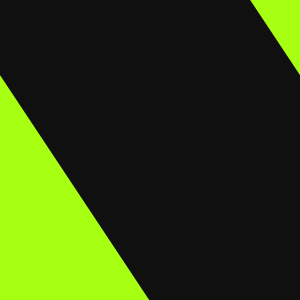
Frame 1 (no input)
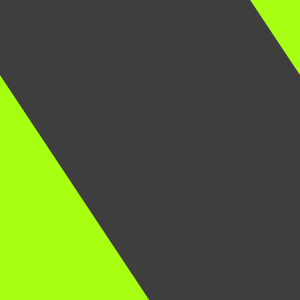
Frame 60 (the mouse pressed at the canvas centre just before this capture)
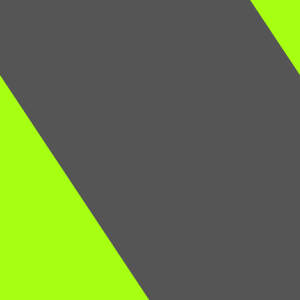
Frame 120 (the mouse held since frame 60 and released just before this capture)

The Processing sketch that drew these frames (run headless with seeded random() and noise(); from frame 60 on, the mouse is pressed at the canvas centre):

// Processing sketch: processing_88443
// ── processing_88443.pde

void setup(){
  size (300, 300);
  background(#398342);
  strokeWeight(250);
}
  
  void draw() {
  for (int COOL = 10; COOL < width; COOL++) {
    float r = random(120);
    stroke(r); // random generates a random number
    background(#A7FF12);
    line(100, 0, COOL, width); // i call this the epilepsy game
  }
  }
    
